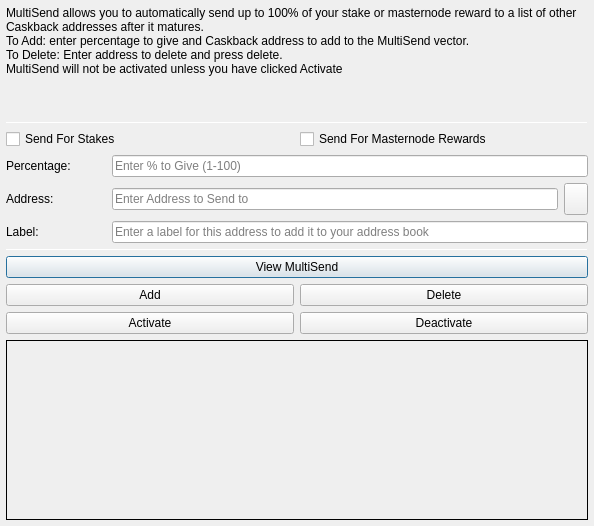
<?xml version="1.0" encoding="UTF-8"?>
<ui version="4.0">
 <class>MultiSendDialog</class>
 <widget class="QDialog" name="MultiSendDialog">
  <property name="windowModality">
   <enum>Qt::NonModal</enum>
  </property>
  <property name="geometry">
   <rect>
    <x>0</x>
    <y>0</y>
    <width>594</width>
    <height>526</height>
   </rect>
  </property>
  <property name="windowTitle">
   <string>MultiSend</string>
  </property>
  <layout class="QVBoxLayout" name="verticalLayout" stretch="0">
   <property name="leftMargin">
    <number>6</number>
   </property>
   <property name="topMargin">
    <number>6</number>
   </property>
   <property name="rightMargin">
    <number>6</number>
   </property>
   <property name="bottomMargin">
    <number>6</number>
   </property>
   <item>
    <layout class="QVBoxLayout" name="verticalLayout_Main" stretch="1,1,1,0,1,1,1">
     <item>
      <widget class="QLabel" name="label_2">
       <property name="lineWidth">
        <number>1</number>
       </property>
       <property name="text">
        <string>MultiSend allows you to automatically send up to 100% of your stake or masternode reward to a list of other Caskback addresses after it matures.
To Add: enter percentage to give and Caskback address to add to the MultiSend vector.
To Delete: Enter address to delete and press delete.
MultiSend will not be activated unless you have clicked Activate</string>
       </property>
       <property name="alignment">
        <set>Qt::AlignLeading|Qt::AlignLeft|Qt::AlignTop</set>
       </property>
       <property name="wordWrap">
        <bool>true</bool>
       </property>
      </widget>
     </item>
     <item>
      <widget class="Line" name="line">
       <property name="minimumSize">
        <size>
         <width>0</width>
         <height>1</height>
        </size>
       </property>
       <property name="maximumSize">
        <size>
         <width>16777215</width>
         <height>1</height>
        </size>
       </property>
       <property name="orientation">
        <enum>Qt::Horizontal</enum>
       </property>
      </widget>
     </item>
     <item>
      <layout class="QVBoxLayout" name="verticalLayout_Settings">
       <item>
        <layout class="QHBoxLayout" name="horizontalLayout">
         <item>
          <widget class="QCheckBox" name="multiSendStakeCheckBox">
           <property name="text">
            <string>Send For Stakes</string>
           </property>
          </widget>
         </item>
         <item>
          <widget class="QCheckBox" name="multiSendMasternodeCheckBox">
           <property name="text">
            <string>Send For Masternode Rewards</string>
           </property>
          </widget>
         </item>
        </layout>
       </item>
       <item>
        <layout class="QHBoxLayout" name="horizontalLayout_6">
         <item>
          <widget class="QLabel" name="label">
           <property name="minimumSize">
            <size>
             <width>100</width>
             <height>0</height>
            </size>
           </property>
           <property name="toolTip">
            <string>Percentage of stake to send</string>
           </property>
           <property name="text">
            <string>Percentage:</string>
           </property>
          </widget>
         </item>
         <item>
          <widget class="QLineEdit" name="multiSendPercentEdit">
           <property name="toolTip">
            <string>Enter whole numbers 1 - 100</string>
           </property>
           <property name="placeholderText">
            <string>Enter % to Give (1-100)</string>
           </property>
          </widget>
         </item>
        </layout>
       </item>
       <item>
        <layout class="QHBoxLayout" name="horizontalLayout_7">
         <item>
          <widget class="QLabel" name="label_5">
           <property name="minimumSize">
            <size>
             <width>100</width>
             <height>0</height>
            </size>
           </property>
           <property name="toolTip">
            <string>Address to send portion of stake to</string>
           </property>
           <property name="text">
            <string>Address:</string>
           </property>
          </widget>
         </item>
         <item>
          <widget class="QLineEdit" name="multiSendAddressEdit">
           <property name="toolTip">
            <string/>
           </property>
           <property name="placeholderText">
            <string>Enter Address to Send to</string>
           </property>
          </widget>
         </item>
         <item>
          <widget class="QToolButton" name="addressBookButton">
           <property name="maximumSize">
            <size>
             <width>16777215</width>
             <height>32</height>
            </size>
           </property>
           <property name="toolTip">
            <string>Choose an address from the address book</string>
           </property>
           <property name="text">
            <string/>
           </property>
           <property name="icon">
            <iconset resource="../cashback.qrc">
             <normaloff>:/icons/address-book</normaloff>:/icons/address-book</iconset>
           </property>
           <property name="shortcut">
            <string>Alt+A</string>
           </property>
          </widget>
         </item>
        </layout>
       </item>
      </layout>
     </item>
     <item>
      <layout class="QHBoxLayout" name="horizontalLayout_3">
       <item>
        <widget class="QLabel" name="label_3">
         <property name="minimumSize">
          <size>
           <width>100</width>
           <height>0</height>
          </size>
         </property>
         <property name="text">
          <string>Label:</string>
         </property>
        </widget>
       </item>
       <item>
        <widget class="QLineEdit" name="labelAddressLabelEdit">
         <property name="placeholderText">
          <string>Enter a label for this address to add it to your address book</string>
         </property>
        </widget>
       </item>
      </layout>
     </item>
     <item>
      <widget class="Line" name="line_2">
       <property name="minimumSize">
        <size>
         <width>0</width>
         <height>1</height>
        </size>
       </property>
       <property name="maximumSize">
        <size>
         <width>16777215</width>
         <height>1</height>
        </size>
       </property>
       <property name="orientation">
        <enum>Qt::Horizontal</enum>
       </property>
      </widget>
     </item>
     <item>
      <layout class="QVBoxLayout" name="verticalLayout_Buttons">
       <item>
        <layout class="QHBoxLayout" name="horizontalLayout_4">
         <item>
          <widget class="QPushButton" name="viewButton">
           <property name="toolTip">
            <string/>
           </property>
           <property name="statusTip">
            <string>View MultiSend Vector</string>
           </property>
           <property name="text">
            <string>View MultiSend</string>
           </property>
          </widget>
         </item>
        </layout>
       </item>
       <item>
        <layout class="QHBoxLayout" name="horizontalLayout_2">
         <item>
          <widget class="QPushButton" name="addButton">
           <property name="toolTip">
            <string/>
           </property>
           <property name="statusTip">
            <string>Add to MultiSend Vector</string>
           </property>
           <property name="text">
            <string>Add</string>
           </property>
          </widget>
         </item>
         <item>
          <widget class="QPushButton" name="deleteButton">
           <property name="toolTip">
            <string/>
           </property>
           <property name="statusTip">
            <string>Delete Address From MultiSend Vector</string>
           </property>
           <property name="text">
            <string>Delete</string>
           </property>
          </widget>
         </item>
        </layout>
       </item>
       <item>
        <layout class="QHBoxLayout" name="horizontalLayout_5">
         <item>
          <widget class="QPushButton" name="activateButton">
           <property name="statusTip">
            <string>Activate MultiSend</string>
           </property>
           <property name="text">
            <string>Activate</string>
           </property>
          </widget>
         </item>
         <item>
          <widget class="QPushButton" name="disableButton">
           <property name="statusTip">
            <string>Deactivate MultiSend</string>
           </property>
           <property name="text">
            <string>Deactivate</string>
           </property>
          </widget>
         </item>
        </layout>
       </item>
      </layout>
     </item>
     <item>
      <widget class="QLabel" name="message">
       <property name="minimumSize">
        <size>
         <width>0</width>
         <height>180</height>
        </size>
       </property>
       <property name="frameShape">
        <enum>QFrame::Panel</enum>
       </property>
       <property name="frameShadow">
        <enum>QFrame::Plain</enum>
       </property>
       <property name="lineWidth">
        <number>1</number>
       </property>
       <property name="midLineWidth">
        <number>1</number>
       </property>
       <property name="text">
        <string/>
       </property>
       <property name="alignment">
        <set>Qt::AlignLeading|Qt::AlignLeft|Qt::AlignTop</set>
       </property>
       <property name="wordWrap">
        <bool>true</bool>
       </property>
      </widget>
     </item>
    </layout>
   </item>
  </layout>
 </widget>
 <resources>
  <include location="../cashback.qrc"/>
 </resources>
 <connections/>
</ui>
